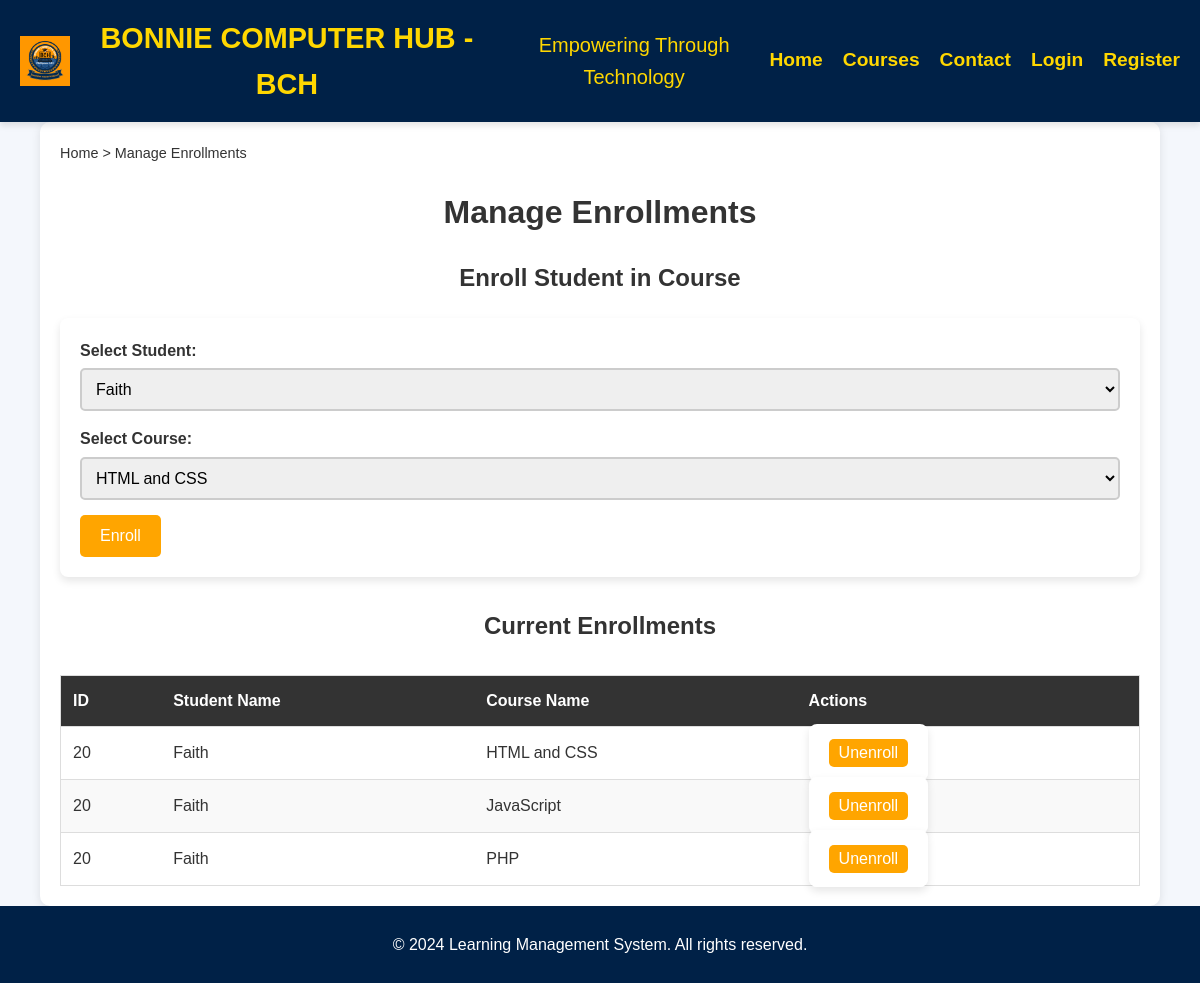
The page /admin/manage_enrollments.php (signed in) on the database its author committed.
### tables this page shows
CREATE TABLE `enrollments` (
  `user_id` int(11) NOT NULL,
  `course_id` int(11) NOT NULL,
  `enrollment_date` timestamp NOT NULL DEFAULT current_timestamp(),
  `course_name` varchar(255) NOT NULL
);

CREATE TABLE `users` (
  `id` int(11) NOT NULL,
  `name` varchar(100) NOT NULL,
  `email` varchar(100) NOT NULL,
  `password` varchar(255) NOT NULL,
  `role` enum('admin','instructor','student') NOT NULL,
  `created_at` timestamp NOT NULL DEFAULT current_timestamp(),
  `updated_at` timestamp NOT NULL DEFAULT current_timestamp() ON UPDATE current_timestamp(),
  `role_id` int(11) NOT NULL,
  `submission_status` varchar(20) DEFAULT 'pending'
);

CREATE TABLE `courses` (
  `id` int(11) NOT NULL,
  `course_name` varchar(255) NOT NULL,
  `description` text DEFAULT NULL,
  `created_by` int(11) NOT NULL,
  `created_at` timestamp NOT NULL DEFAULT current_timestamp(),
  `updated_at` timestamp NOT NULL DEFAULT current_timestamp() ON UPDATE current_timestamp(),
  `name` varchar(255) NOT NULL
);

### admin/manage_enrollments.php (the view, shortened to what this page needs)
<?php
require_once '../includes/db_connect.php';
$students = $pdo->query("SELECT * FROM users WHERE role = 'student'")->fetchAll(PDO::FETCH_ASSOC);
$courses = $pdo->query("SELECT id, course_name FROM courses")->fetchAll(PDO::FETCH_ASSOC);
$enrollments = $pdo->query("SELECT e.user_id, e.course_id, u.name AS student_name, c.course_name
                             FROM enrollments e
                             JOIN users u ON e.user_id = u.id
                             JOIN courses c ON e.course_id = c.id")->fetchAll(PDO::FETCH_ASSOC);
?>
<!DOCTYPE html>
<html lang="en">
<head>
    <link rel="stylesheet" href="../css/styles.css">
</head>
<body>
    <?php include '../includes/header.php'; ?>
    <main>
        <div class="breadcrumb">
            <a href="../admin/admin_dashboard.php">Home</a> &gt;
            <a href="manage_enrollments.php">Manage Enrollments</a>
        </div>
        <h1>Manage Enrollments</h1>
        <h2>Enroll Student in Course</h2>
        <form action="" method="POST">
            <label for="student_id">Select Student:</label>
            <select id="student_id" name="student_id" required>
                <?php foreach ($students as $student): ?>
                    <option value="<?= htmlspecialchars($student['id']) ?>"><?= htmlspecialchars($student['name']) ?></option>
                <?php endforeach; ?>
            </select>
            <label for="course_id">Select Course:</label>
            <select id="course_id" name="course_id" required>
                <?php foreach ($courses as $course): ?>
                    <option value="<?= htmlspecialchars($course['id']) ?>"><?= htmlspecialchars($course['course_name']) ?></option>
                <?php endforeach; ?>
            </select>
            <button type="submit" name="enroll_student">Enroll</button>
        </form>
        <h2>Current Enrollments</h2>
        <table>
            <thead>
                <tr>
                    <th>ID</th>
                    <th>Student Name</th>
                    <th>Course Name</th>
                    <th>Actions</th>
                </tr>
            </thead>
            <tbody>
                <?php foreach ($enrollments as $enrollment): ?>
                    <tr>
                        <td><?= htmlspecialchars($enrollment['user_id']) ?></td>
                        <td><?= htmlspecialchars($enrollment['student_name']) ?></td>
                        <td><?= htmlspecialchars($enrollment['course_name']) ?></td>
                        <td>
                            <form action="" method="POST" style="display:inline;">
                                <button type="submit" name="unenroll_student" onclick="return confirm('Are you sure you want to remove this enrollment?');">Unenroll</button>
                            </form>
                        </td>
                    </tr>
                <?php endforeach; ?>
            </tbody>
        </table>
    </main>
    <?php include '../includes/footer.php'; ?>
</body>
</html>

### css/styles.css (style rules this page uses)
body { font-family: Arial, sans-serif; margin: 0; padding: 0; line-height: 1.6; background-color: #f4f4f4; }
main { padding: 20px; background-color: #FFFFFF; margin: 20px auto; border-radius: 10px; box-shadow: 0 2px 10px rgba(0, 0, 0, 0.1); }
button { background-color: #FFD700; border: none; color: #002147; padding: 10px 20px; cursor: pointer; border-radius: 5px; transition: background-color 0.3s, transform 0.3s; }

### admin/manage_enrollments.php (style rules this page uses)
body { font-family: Arial, sans-serif; background-color: #f4f4f9; color: #333; margin: 0; padding: 0; }
h1, h2 { color: #333; text-align: center; }
main { width: 90%; max-width: 1200px; margin: auto; padding: 20px; }
.breadcrumb { margin-bottom: 20px; font-size: 0.9em; }
.breadcrumb a { color: #333; text-decoration: none; }
form { background-color: #fff; border-radius: 8px; box-shadow: 0px 4px 8px rgba(0, 0, 0, 0.1); padding: 20px; margin-bottom: 30px; }
form label { display: block; font-weight: bold; margin-bottom: 5px; }
form select { width: 100%; padding: 10px; margin-bottom: 15px; border: 2px solid #ccc; border-radius: 5px; font-size: 16px; }
form button { background-color: #ffa500; color: white; padding: 12px 20px; border: none; border-radius: 5px; font-size: 16px; cursor: pointer; transition: background-color 0.3s; }
table { width: 100%; border-collapse: collapse; margin-top: 30px; border: 1px solid #ddd; }
table th, table td { padding: 12px; text-align: left; border-bottom: 1px solid #ddd; }
table th { background-color: #333; color: white; }
table tr:nth-child(even) { background-color: #f9f9f9; }
table button { background-color: #ffa500; color: white; padding: 5px 10px; border: none; border-radius: 5px; cursor: pointer; transition: background-color 0.3s; }

### includes/header.php (style rules this page uses)
body { margin: 0; font-family: 'Arial', sans-serif; background-color: #f4f7fc; }

### rows shown on the page
enrollments: user "20", user.name "Faith", course.course_name "HTML and CSS"
enrollments: user "20", user.name "Faith", course.course_name "JavaScript"
enrollments: user "20", user.name "Faith", course.course_name "PHP"

### other values the page prints
form field student_id "Faith"
form field course_id "HTML and CSS"
